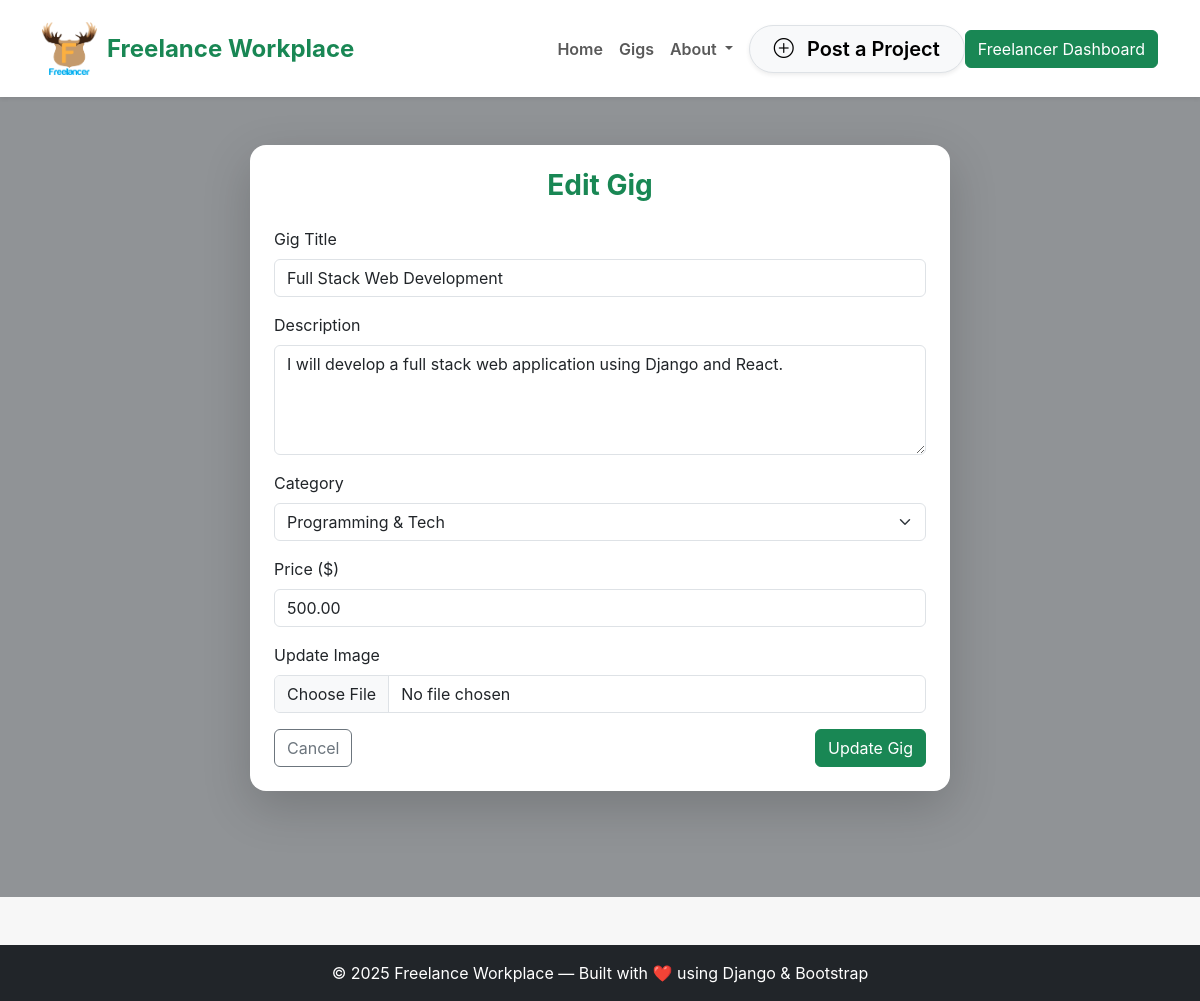
The app's page /gig/edit/1/ (signed in) with its own data.
### freelance_marketplace/models.py (models this page shows, shortened)
class Gig(models.Model):
    freelancer = models.ForeignKey(settings.AUTH_USER_MODEL, on_delete=models.CASCADE, related_name='freelancer_gigs')
    title = models.CharField(max_length=200)
    description = models.TextField()
    category = models.ForeignKey(Category, on_delete=models.SET_NULL, null=True, blank=True)
    price = models.DecimalField(max_digits=10, decimal_places=2)
    image = models.ImageField(upload_to='gigs/', blank=True, null=True)
    created_by = models.ForeignKey(
        settings.AUTH_USER_MODEL,
        on_delete=models.CASCADE,
        related_name='created_gigs'
    )
    created_at = models.DateTimeField(auto_now_add=True)

class Category(models.Model):
    name = models.CharField(max_length=100, unique=True)
    slug = models.SlugField(unique=True, blank=True)

### freelance_marketplace/views.py (the view, shortened to what this page needs)
# urls.py: path('gig/edit/<int:gig_id>/', views.edit_gig, name='edit_gig'),
@login_required
def edit_gig(request, gig_id):
    gig = get_object_or_404(Gig, id=gig_id, freelancer=request.user)
    categories = Category.objects.all()
    context = {"gig": gig, "categories": categories}
    return render(request, "freelance_marketplace/edit_gig.html", context)

### freelance_marketplace/templates/freelance_marketplace/edit_gig.html (shortened to what this page needs)
{% extends 'base.html' %}
{% block content %}
<section class="py-5" style="background-color:#909396; min-height:100vh;">
  <div class="container">
    <div class="card shadow-lg border-0 rounded-4 p-4 mx-auto" style="max-width:700px;">
      <h3 class="fw-bold text-success mb-4 text-center">Edit Gig</h3>
      <form method="POST" enctype="multipart/form-data">
        <div class="mb-3">
          <label class="form-label">Gig Title</label>
          <input type="text" name="title" value="{{ gig.title }}" class="form-control" required>
        </div>
        <div class="mb-3">
          <label class="form-label">Description</label>
          <textarea name="description" rows="4" class="form-control" required>{{ gig.description }}</textarea>
        </div>
        <div class="mb-3">
          <label class="form-label">Category</label>
          <select name="category" class="form-select">
            {% for category in categories %}
              <option value="{{ category.id }}" {% if gig.category and gig.category.id == category.id %}selected{% endif %}>
                {{ category.name }}
              </option>
            {% endfor %}
          </select>
        </div>
        <div class="mb-3">
          <label class="form-label">Price ($)</label>
          <input type="number" name="price" value="{{ gig.price }}" step="0.01" class="form-control" required>
        </div>
        <div class="mb-3">
          <label class="form-label">Update Image</label>
          <input type="file" name="image" class="form-control">
        </div>
        <div class="d-flex justify-content-between">
          <a href="{% url 'freelance_marketplace:freelancer_dashboard' %}" class="btn btn-outline-secondary">Cancel</a>
          <button type="submit" class="btn btn-success">Update Gig</button>
        </div>
      </form>
    </div>
  </div>
</section>
{% endblock %}

### freelance_marketplace/static/css/category_style.css (style rules this page uses)
body { font-family: 'Inter', sans-serif; background: #f7f7f7; margin: 0; padding: 0; }

### records on screen
Gig: title "Full Stack Web Development", description "I will develop a full stack web application using Django and React.", category "Programming & Tech", price "500.00"
